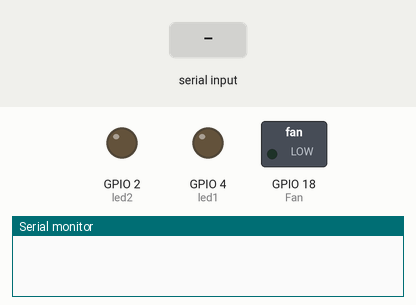
Bench run of a sketch on a simulated ESP32. On the bench: switched loads named in the sketch (green lamp = pin HIGH), output pins drawn as LEDs (lit = HIGH), the last lines printed to the serial monitor. The inputs (shaded band) are chosen by the test bench.

Above: at 1.2 s.
1.3 s: "a" received over Serial
At 2.6 s:
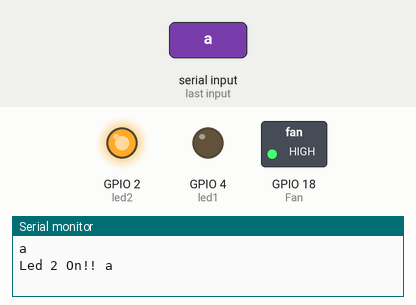
3.3 s: "b" received over Serial
At 3.8 s:
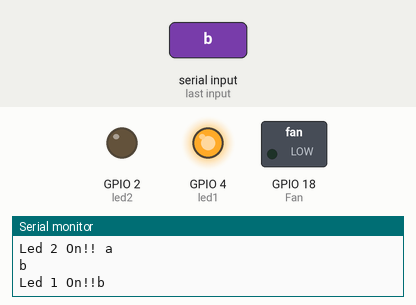
4.8 s: "c" received over Serial
At 6.0 s:
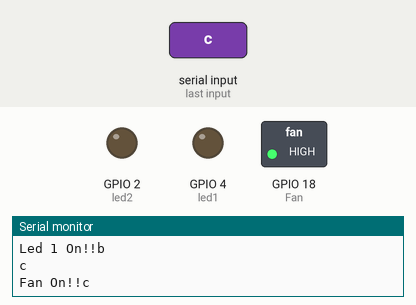
6.3 s: "A" received over Serial
At 7.3 s:
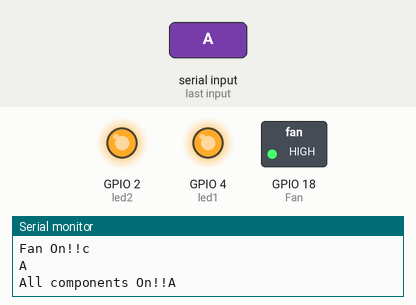
Timing chart, 0 to 8.8 s (numbered marks = the images above; inputs shaded):
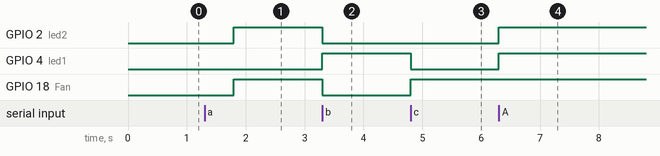

The sketch:

Home_automation_test.ino
```cpp
char rx_byte  = 0;
char x ;
#include "BluetoothSerial.h"

#include <esp_now.h>
//#include <WiFi.h>
#if !defined(CONFIG_BT_ENABLED) || !defined(CONFIG_BLUEDROID_ENABLED)
#error Bluetooth is off please turn on
#endif
BluetoothSerial SerialBT;
int led1=4;
int led2=2;
int Fan=18;
// int motor4=11;
void setup() {
  Serial.begin(9600);


pinMode(led1,OUTPUT);
pinMode(led2,OUTPUT);
pinMode(Fan,OUTPUT);
// pinMode(motor4,OUTPUT);
}
void loop() {
  if (Serial.available() > 0) {
    rx_byte = Serial.read();
    Serial.println(rx_byte);

    // if ((rx_byte >= '1') && (rx_byte <= '9')) {
    //   Serial.print("Saurav: ");
    //   Serial.println(rx_byte);
    //   digitalWrite(led,1);
    //   delay(1500);
    // }
    if ((rx_byte == 'a')) {
      Serial.print("Led 2 On!! ");
      Serial.println(rx_byte);

      delay(500);
      digitalWrite(led1,0);
      digitalWrite(led2,1);
      digitalWrite(Fan,1);
    }
    if ((rx_byte == 'b')) {
      Serial.print("Led 1 On!!");
      Serial.println(rx_byte);

      digitalWrite(led1,1);
      digitalWrite(led2,0);
      digitalWrite(Fan,0);
      delay(500);
    }
     if ((rx_byte == 'c')) {
      Serial.print("Fan On!!");
      Serial.println(rx_byte);

      digitalWrite(led1,0);
      digitalWrite(led2,0);
      digitalWrite(Fan,1);
      delay(500);
    }
     if ((rx_byte == 'A')) {
      Serial.print("All components On!!");
      Serial.println(rx_byte);

      digitalWrite(led1,1);
      digitalWrite(led2,1);
      digitalWrite(Fan,1);
      delay(500);
    }
    if (rx_byte == 's'){
      Serial.println("All components off!!");
       digitalWrite(led1,0);
      digitalWrite(led2,0);
      digitalWrite(Fan,0);
      delay(500);

     }}}
```

Measured:
- after the input at 1.3 s, GPIO 2 (led2), GPIO 18 (Fan): LOW → HIGH after 0.50 s
- after the input at 3.3 s, GPIO 2 (led2), GPIO 18 (Fan): HIGH → LOW at once; GPIO 4 (led1): LOW → HIGH at once
- after the input at 4.8 s, GPIO 4 (led1): HIGH → LOW at once; GPIO 18 (Fan): LOW → HIGH at once
- after the input at 6.3 s, GPIO 2 (led2), GPIO 4 (led1): LOW → HIGH at once
